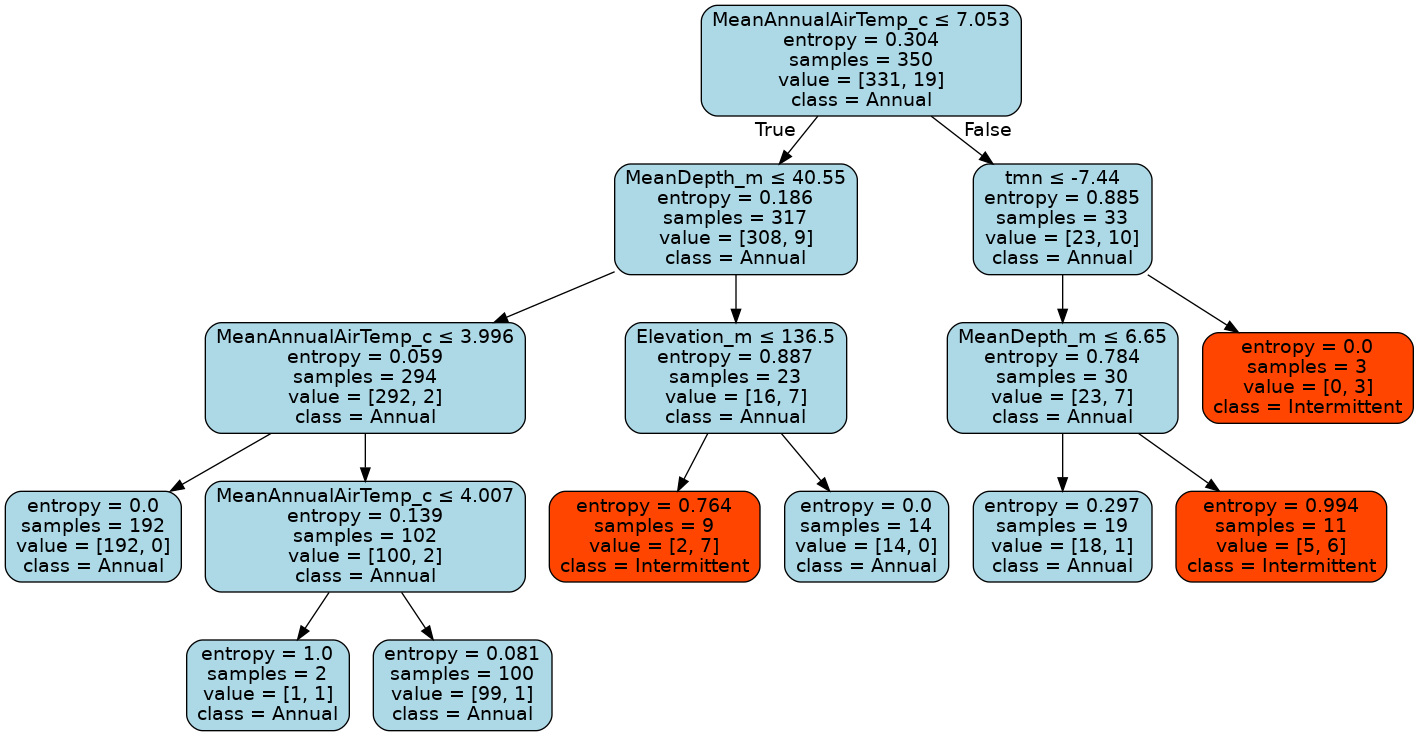

Here is the Python script that generated this plot:
from sklearn.datasets import load_iris
from sklearn.tree import DecisionTreeClassifier
from sklearn.model_selection import train_test_split
from sklearn.metrics import classification_report, confusion_matrix, accuracy_score, make_scorer, precision_recall_fscore_support, average_precision_score
from sklearn.model_selection import cross_val_score, StratifiedKFold
import pandas as pd
import numpy as np
from sklearn import metrics
from sklearn.externals.six import StringIO  
from sklearn.tree import export_graphviz
import pydotplus
import statsmodels.api as sm
import collections
from sklearn.impute import SimpleImputer
import joblib
import geopandas as gpd
from shapely.geometry import Polygon

RES_CONST = 0.25
pd.set_option('display.max_columns', None)

#read in temperature data
tempData = pd.read_csv('ampData.csv')

infile1  ="https://pasta.lternet.edu/package/data/eml/edi/267/2/1c716f66bf3572a37a9f67035f9e02ac".strip() 
infile1  = infile1.replace("https://","http://")
                 
# read in lake characteristics data published by Sharma et al.
dt1 =pd.read_csv(infile1 
          ,skiprows=1
            ,sep=","  
                ,quotechar='"' 
           , names=[
                    "lakecode",     
                    "lakename",     
                    "continent",     
                    "country",     
                    "state",     
                    "IntermittentIceCover",     
                    "Latitude_dd",     
                    "Longitude_dd",     
                    "Elevation_m",     
                    "MeanAnnualAirTemp_c",     
                    "SurfaceArea_km2",     
                    "MeanDepth_m",     
                    "MaximumDepth_m",     
                    "Volume_mcm",     
                    "WatershedArea_km2",     
                    "ShorelineLength_km",     
                    "ResidenceTime_days",     
                    "MeanDischarge_m3_sec",     
                    "Slope_degrees",     
                    "ShorelineDevelopment",     
                    "JFMCloudCover_perc",     
                    "JFMPrecipitation_mm",     
                    "DistanceToCoast_km",     
                    "MaximumDistanceToLand_km"    ]
    )
# Coerce the data into the types specified in the metadata  
dt1.lakecode=dt1.lakecode.astype('category')  
dt1.lakename=dt1.lakename.astype('category')  
dt1.continent=dt1.continent.astype('category')  
dt1.country=dt1.country.astype('category')  
dt1.state=dt1.state.astype('category')  
dt1.IntermittentIceCover=dt1.IntermittentIceCover.astype('category') 
dt1.Latitude_dd=pd.to_numeric(dt1.Latitude_dd,errors='coerce') 
dt1.Longitude_dd=pd.to_numeric(dt1.Longitude_dd,errors='coerce') 
dt1.Elevation_m=pd.to_numeric(dt1.Elevation_m,errors='coerce') 
dt1.MeanAnnualAirTemp_c=pd.to_numeric(dt1.MeanAnnualAirTemp_c,errors='coerce') 
dt1.SurfaceArea_km2=pd.to_numeric(dt1.SurfaceArea_km2,errors='coerce') 
dt1.MeanDepth_m=pd.to_numeric(dt1.MeanDepth_m,errors='coerce') 
dt1.MaximumDepth_m=pd.to_numeric(dt1.MaximumDepth_m,errors='coerce') 
dt1.Volume_mcm=pd.to_numeric(dt1.Volume_mcm,errors='coerce') 
dt1.WatershedArea_km2=pd.to_numeric(dt1.WatershedArea_km2,errors='coerce') 
dt1.ShorelineLength_km=pd.to_numeric(dt1.ShorelineLength_km,errors='coerce') 
dt1.ResidenceTime_days=pd.to_numeric(dt1.ResidenceTime_days,errors='coerce') 
dt1.MeanDischarge_m3_sec=pd.to_numeric(dt1.MeanDischarge_m3_sec,errors='coerce') 
dt1.Slope_degrees=pd.to_numeric(dt1.Slope_degrees,errors='coerce') 
dt1.ShorelineDevelopment=pd.to_numeric(dt1.ShorelineDevelopment,errors='coerce') 
dt1.JFMCloudCover_perc=pd.to_numeric(dt1.JFMCloudCover_perc,errors='coerce') 
dt1.JFMPrecipitation_mm=pd.to_numeric(dt1.JFMPrecipitation_mm,errors='coerce') 
dt1.DistanceToCoast_km=pd.to_numeric(dt1.DistanceToCoast_km,errors='coerce') 
dt1.MaximumDistanceToLand_km=pd.to_numeric(dt1.MaximumDistanceToLand_km,errors='coerce') 

dt = dt1.filter([  "MeanAnnualAirTemp_c",  
                   'MeanDepth_m',
                   'Elevation_m',
                   'ShorelineDevelopment',
                   'IntermittentIceCover', 'Longitude_dd', 'Latitude_dd'])

#Create polygons for each grid in temp data for spatial join
geoms = []
for index, row in tempData.iterrows():
    ln = row.lon
    lt = row.lat
    geom = Polygon([(ln - RES_CONST, lt + RES_CONST), (ln + RES_CONST, lt + RES_CONST), ((ln + RES_CONST), (lt - RES_CONST)), (ln - RES_CONST, (lt - RES_CONST))])
    geoms.append(geom)

#create geodataframes to spatially merge lake characteristic data with temperature data
gCharData = gpd.GeoDataFrame(dt, geometry = gpd.points_from_xy(dt.Longitude_dd, dt.Latitude_dd))

gTempData = gpd.GeoDataFrame(tempData, geometry = gpd.points_from_xy(tempData.lon, tempData.lat))

gTempData['geometry'] = geoms 

gdt = gpd.sjoin(gCharData, gTempData, op = 'within')


#drop columns not used to train model and clean data
gdt = gdt.drop(['lat', 'lon', 'Longitude_dd', 'Latitude_dd', 'temp_range', 'tmx', 'index_right', 'geometry'], axis = 1)
dt = pd.DataFrame(gdt)

dt['IntermittentIceCover'] = dt['IntermittentIceCover'].map({'Y': 1, 'N': 0})

# Fill missing data with the median value
imputer = SimpleImputer(missing_values=np.nan, strategy='median')
dt = pd.DataFrame(imputer.fit_transform(dt), columns = dt.columns)

#Split into X and Y
X = dt.loc[:, dt.columns != 'IntermittentIceCover']
y = dt.loc[:, dt.columns == 'IntermittentIceCover']

#Select feature columns
cols=[ "MeanAnnualAirTemp_c",  
                   'MeanDepth_m',
                   'Elevation_m',
                   'ShorelineDevelopment', 'tmn']

X= X[cols]
y= y['IntermittentIceCover']
print(X.columns.values)

#split into training and testing set
X_train, X_test, y_train, y_test = train_test_split(X, y, stratify=y, test_size=0.3, random_state=4)

# Fit the classifier
dt = DecisionTreeClassifier(max_depth=4, min_samples_split = 20, criterion='entropy')
dt.fit(X_train, y_train)

#save the model
joblib.dump(dt, 'treeSharmaMinGood.sav')

y_pred = dt.predict(X_test)

  
# print classification report 
print(classification_report(y_test, y_pred)) 


# Visualize tree
dot_data = StringIO()
export_graphviz(dt, out_file=dot_data,  
                filled=True, rounded=True,
                special_characters=True, feature_names = cols,class_names=['Annual','Intermittent'])
graph = pydotplus.graph_from_dot_data(dot_data.getvalue())
nodes = graph.get_node_list()

colors =  ('lightblue', 'orangered', 'white')

for node in nodes:
    if node.get_name() not in ('node', 'edge'):
        values = dt.tree_.value[int(node.get_name())][0]
        #color only nodes where only one class is present   
        node.set_fillcolor(colors[np.argmax(values)])

graph.write_png('treeSharmaMinGood.png')


#Evaulate the model with cross validate metrics (ROC AUC, PR AUC, Fscore, etc.)
def evaluate(model, X, y):

    print("=== Cross Validated Stats ===")
    rfc_cv_score = cross_val_score(model, X, y.values.ravel(), cv=4, scoring='roc_auc')
    print("=== All ROC AUC Scores ===")
    print(rfc_cv_score)
    print('\n')


    print("=== Mean ROC AUC Score ===")
    print("Mean AUC: %0.2f (+/- %0.2f)\n" % (rfc_cv_score.mean(), rfc_cv_score.std() * 2))
    kf = StratifiedKFold(n_splits=3, random_state=3, shuffle=True)

    score_array =[]
    pr_auc_array = []
    for train_index, test_index in kf.split(X, y):
        X_train, X_test = X.iloc[train_index], X.iloc[test_index]
        y_train, y_test = y.iloc[train_index], y.iloc[test_index]
        clf = model.fit(X_train,y_train.values.ravel())
        y_pred = clf.predict(X_test)
        score_array.append(precision_recall_fscore_support(y_test, y_pred, average=None))
        pr_auc_array.append(average_precision_score(y_test, y_pred))

    avg_score = np.mean(score_array,axis=0)
    print("=== Average Precision, Recall, Fscore, Support (0, 1) ===")
    print(avg_score)
    print("\n")

    pr_auc_score = np.mean(pr_auc_array, axis=0)
    print("=== All PR AUC Scores ===")
    print(pr_auc_array)
    print("=== Mean PR AUC Score ===")
    print(pr_auc_score)

evaluate(dt, X, y)
